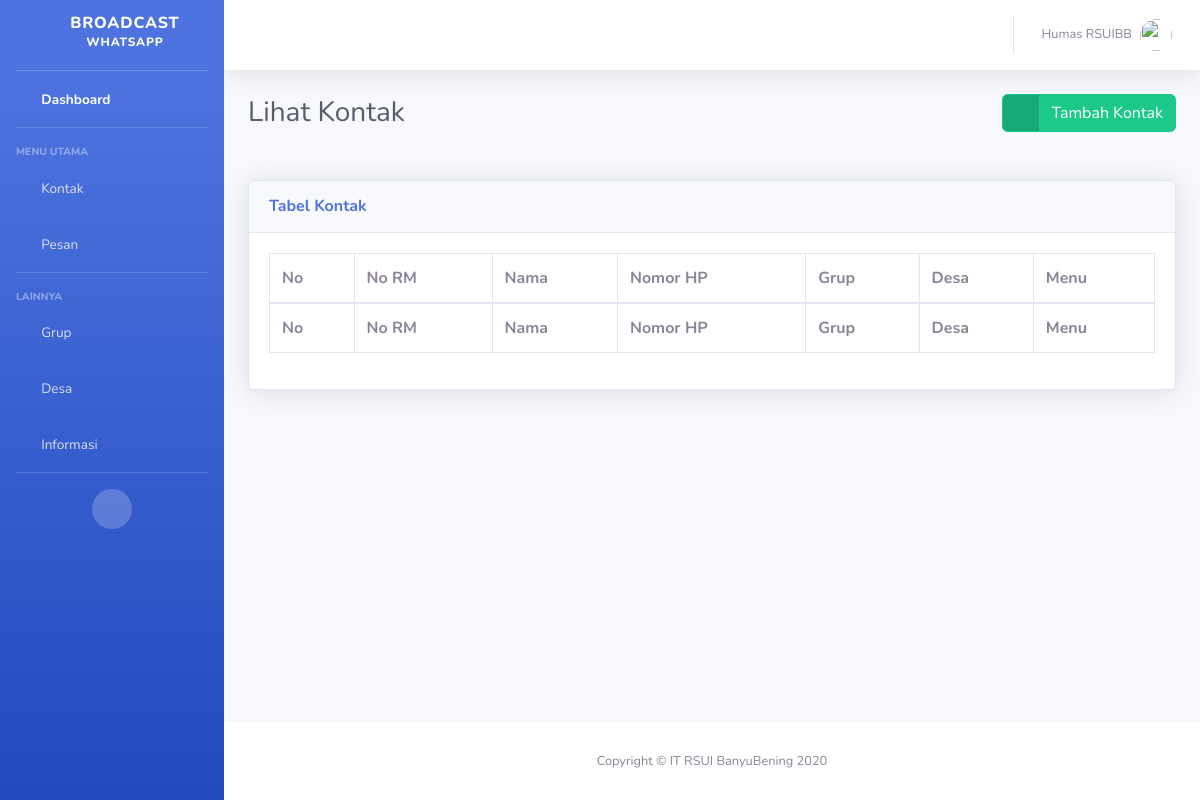
Page /kontak/ on the earlier database version.
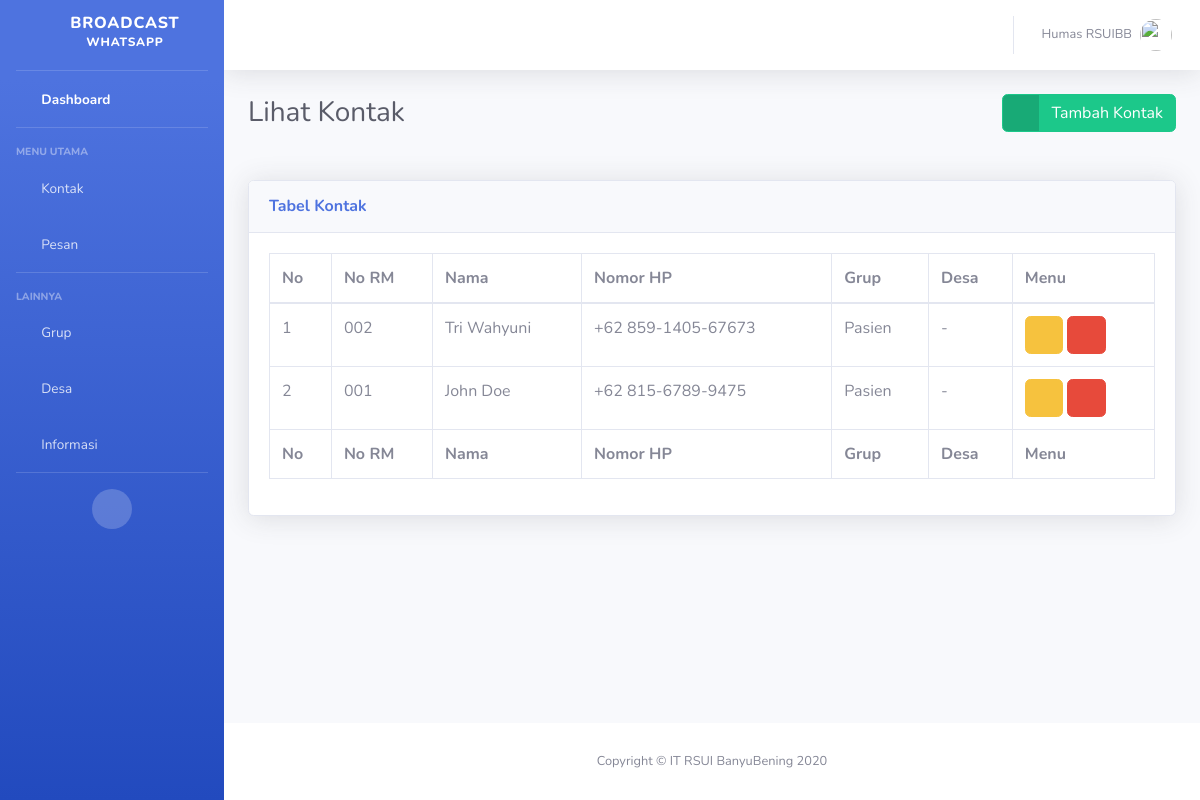
Same page on the later database version.
### kontak/models.py (models this page shows, shortened)
class Contacts(models.Model):
    norm        = models.CharField(max_length=50, null=True, blank=True)
    name        = models.CharField(max_length=50)
    contact     = models.CharField(max_length=50)
    group       = models.ForeignKey(Grup, on_delete=models.SET_NULL, null=True)
    desa        = models.ForeignKey(Desa, on_delete=models.SET_NULL, null=True, blank=True)
    is_active   = models.IntegerField(default=1)
    is_tester   = models.IntegerField(default=0)
    class Meta:
        db_table    = "contacts"

### grup/models.py (models this page shows)
class Grup(models.Model):
    name = models.CharField(max_length=100)
    def __str__(self):
        return "{}".format(self.name)
    class Meta:
        db_table    = "group"

### kontak/views.py (the view)
# urls.py: path('', KontakListView.as_view(), name="index"),
class KontakListView(TemplateView):
    template_name   = 'kontak/index.html'
    def get_context_data(self, *args, **kwargs):
        kontaks = reversed(Contacts.objects.all().order_by('id'))
        context = {
            'Judul'         : 'Lihat Kontak',
            'Judul_Tabel'   : 'Tabel Kontak',
            'Kontaks'       : kontaks,
        }
        return context

### kontak/templates/kontak/index.html (shortened to what this page needs)
{% extends 'base.html' %}
{% load static %}
{% block styles_custom %}
<link href="{% static "vendor/datatables/dataTables.bootstrap4.min.css" %}" rel="stylesheet">
{% endblock styles_custom %}
{% block heading %}
<div class="d-sm-flex align-items-center justify-content-between mb-4">
    <h1 class="h3 mb-0 text-gray-800">{{Judul}}</h1>
    <a href="{% url "kontak:tambah" %}" class="btn btn-success btn-icon-split">
        <span class="icon text-white-50">
            <i class="fas fa-plus"></i>
        </span>
        <span class="text">Tambah Kontak</span>
    </a>
</div>
{% endblock heading %}
{% block data_table %}
<div class="card shadow mb-4">
    <div class="card-header py-3">
        <h6 class="m-0 font-weight-bold text-primary">{{Judul_Tabel}}</h6>
    </div>
    <div class="card-body">
        <div class="table-responsive">
        <table class="table table-bordered" id="dataTable" width="100%" cellspacing="0">
            <thead>
                <tr>
                    <th>No</th>
                    <th>No RM</th>
                    <th>Nama</th>
                    <th>Nomor HP</th>
                    <th>Grup</th>
                    <th>Desa</th>
                    <th>Menu</th>
                </tr>
            </thead>
            <tfoot>
                <tr>
                    <th>No</th>
                    <th>No RM</th>
                    <th>Nama</th>
                    <th>Nomor HP</th>
                    <th>Grup</th>
                    <th>Desa</th>
                    <th>Menu</th>
                </tr>
            </tfoot>
            <tbody>
                {% for kontak in Kontaks %}
                <tr>
                    <td>{{forloop.counter}}</td>
                    {% if kontak.norm is None %}
                        <td>-</td>
                    {% else %}
                        <td>{{kontak.norm}}</td>
                    {% endif %}
                    <td>{{kontak.name}}</td>
                    <td>{{kontak.contact}}</td>
                    <td>{{kontak.group}}</td>
                    {% if kontak.desa is None %}
                        <td>-</td>
                    {% else %}
                        <td>{{kontak.desa}}</td>
                    {% endif %}
                    <td>
                        <a class="btn btn-warning" href="{% url 'kontak:ubah' kontak.id %}"><i class="fas fa-edit"></i></a>
                        <a class="btn btn-danger" href="{% url 'kontak:hapus' kontak.id %}"><i class="fas fa-trash"></i></a>
                    </td>
                </tr>
                {% endfor %}
            </tbody>
        </table>
        </div>
    </div>
</div>
{% endblock data_table %}

Differences in the rows shown:
added Contacts: norm "002", name "Tri Wahyuni", contact "+62 859-1405-67673", group "Pasien"
added Contacts: norm "001", name "John Doe", contact "+62 815-6789-9475", group "Pasien"
